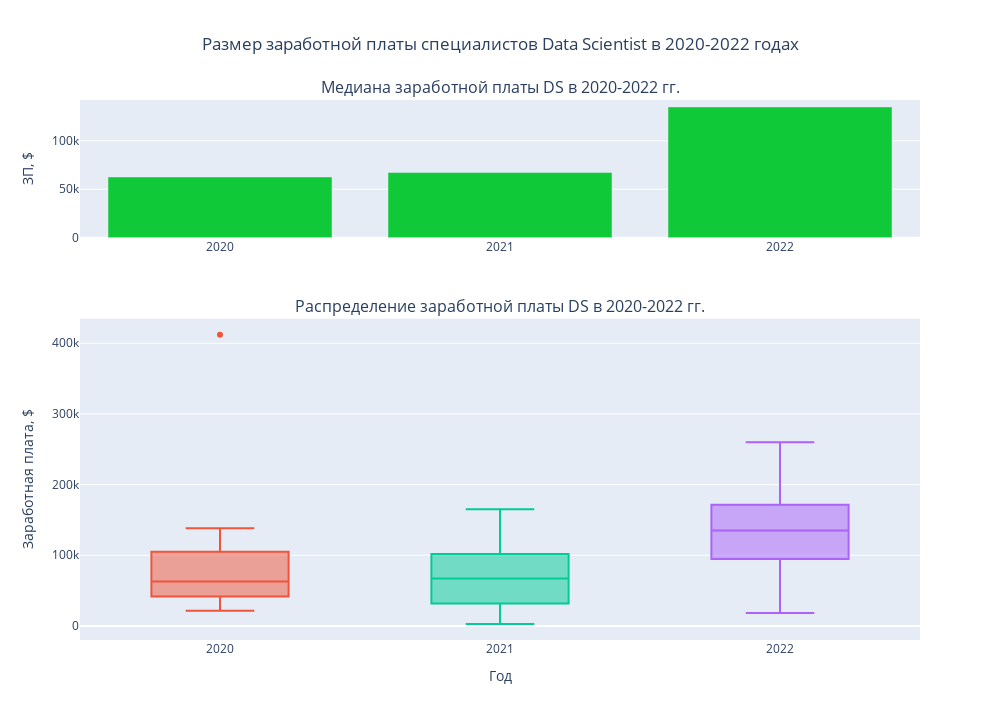

Notebook code for this chart:
### Markdown cell above
### Размер заработной платы у специалистов Data Scientist по годам

### Code cell
# Инициализация полотна
figure_salary_ds = make_subplots(rows=2, cols=1,
                                 subplot_titles=("Медиана заработной платы DS в 2020-2022 гг.", 
                                                 "Распределение заработной платы DS в 2020-2022 гг."),
                                 row_heights=[0.3, 0.7],
                                 vertical_spacing=0.15)
# Подготовка данных для отображения
mask_ds = df_ds_salaries_cleared['job_title'] == 'Data Scientist'
df_median_salaries_DS = df_ds_salaries_cleared[mask_ds].groupby(by=['work_year'])['salary_in_usd'].median()
# Отрисовка баров
figure_salary_ds.add_trace(go.Bar(x=df_median_salaries_DS.index.astype(str),
                                  y=df_median_salaries_DS,
                                  showlegend=False,
                                  marker_color = '#10c938'), # Цвет маркера
                            row=1, col=1)
# Построение коробчатой диаграммы
for year in df_median_salaries_DS.index:
    mask_year = df_ds_salaries_cleared['work_year'] == year
    figure_salary_ds.add_trace(go.Box(y=df_ds_salaries_cleared[mask_ds & mask_year]['salary_in_usd'],
                                      showlegend=False,
                                      name=year), # Название набора данных
                               row=2, col=1)
# Размер полотна
figure_salary_ds.update_layout(autosize = False, width = 1000, height = 720,
                               title='Размер заработной платы специалистов Data Scientist в 2020-2022 годах',
                               title_x=0.5) # Выравнивание заголовка посередине 
# Подпись осей
figure_salary_ds.update_xaxes(title_text="Год", row = 2, col = 1)
figure_salary_ds.update_yaxes(title_text="ЗП, $", row = 1, col = 1)
figure_salary_ds.update_yaxes(title_text="Заработная плата, $", row = 2, col = 1)
figure_salary_ds.show()

### Figure 1 — Plotly figure (JSON) as saved in the notebook; plotly's stock layout.template omitted (floating-point values rounded to 4 significant figures)
{"data": [{"marker": {"color": "#10c938"}, "showlegend": false, "type": "bar", "x": ["2020", "2021", "2022"], "xaxis": "x", "y": [62726, 67230.0, 135000], "yaxis": "y"}, {"name": "2020", "showlegend": false, "type": "box", "xaxis": "x2", "y": [79833, 35735, 51321, 40481, 39916, 68428, 45760, 76958, 105000, 38776, 118000, 120000, 138350, 21669, 412000, 62726, 49268, 105000, 91237, 62726, 42197], "yaxis": "y2"}, {"name": "2021", "showlegend": false, "type": "box", "xaxis": "x2", "y": [53192, 29751, 73000, 50000, 9466, 49646, 100000, 80000, 82500, 150000, 75774, 13400, 119059, 2859, 40038, 5679, 90734, 147000, 61467, 37825, 160000, 12901, 116914, 33808, 56256, 87738, 88654, 135000, 46809, 4000, 103691, 165000, 36643, 115000, 90000, 28399, 130000, 16904, 25532, 77684, 100000, 58000, 20171, 109000], "yaxis": "y2"}, {"name": "2022", "showlegend": false, "type": "box", "xaxis": "x2", "y": [130000, 90000, 136620, 99360, 117789, 104702, 146000, 123000, 65438, 39263, 165220, 120160, 180000, 120000, 95550, 167000, 150000, 211500, 138600, 170000, 215300, 158200, 180000, 71982, 45807, 260000, 180000, 80000, 140400, 215300, 31615, 18442, 104890, 140000, 220000, 183228, 91614, 185100, 200000, 120000, 230000, 100000, 100000, 35590, 100000, 165000, 52396, 40000, 86703, 48000, 122346, 69336, 135000, 78000, 141300, 102100, 205300, 176000, 144000, 205300, 140400, 210000, 150000, 160000, 130000], "yaxis": "y2"}], "layout": {"annotations": [{"font": {"size": 16}, "showarrow": false, "text": "Медиана заработной платы DS в 2020-2022 гг.", "x": 0.5, "xanchor": "center", "xref": "paper", "y": 1, "yanchor": "bottom", "yref": "paper"}, {"font": {"size": 16}, "showarrow": false, "text": "Распределение заработной платы DS в 2020-2022 гг.", "x": 0.5, "xanchor": "center", "xref": "paper", "y": 0.595, "yanchor": "bottom", "yref": "paper"}], "autosize": false, "height": 720, "title": {"text": "Размер заработной платы специалистов Data Scientist в 2020-2022 годах", "x": 0.5}, "width": 1000, "xaxis": {"anchor": "y", "domain": [0, 1]}, "xaxis2": {"anchor": "y2", "domain": [0, 1], "title": {"text": "Год"}}, "yaxis": {"anchor": "x", "domain": [0.745, 1], "title": {"text": "ЗП, $"}}, "yaxis2": {"anchor": "x2", "domain": [0, 0.595], "title": {"text": "Заработная плата, $"}}}}
